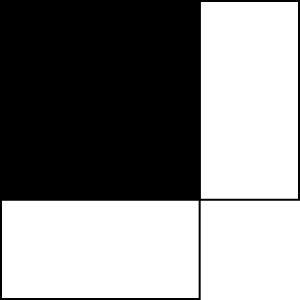
Frame 1 (no input)
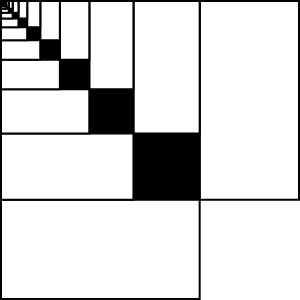
Frame 60 (no input)
Frame 120 (the mouse pressed at the canvas centre since frame 60): identical to frame 60, image omitted

The p5.js sketch that drew these frames (run headless with seeded random() and noise() and a simulated clock; from frame 60 on, the mouse is pressed at the canvas centre):

// p5.js sketch
// ── sketch.js
const canvasSize = 300;
let rSize = canvasSize - 2;
let flip = false;

function setup() {
	createCanvas(canvasSize, canvasSize);
	strokeWeight(2);
	fill("white");
	background("white");
}

function draw() {
	let smallSize = rSize * 2 / 3;
	nestedRect(1, 1, rSize, smallSize);
	nestedRect(1, 1, smallSize, rSize);
	
	fill("black");
	rect(1, 1, smallSize, smallSize);

	rSize = smallSize;

}

function nestedRect(x, y, w, h) {
	fill("white");
	rect(x, y, w, h);
}
